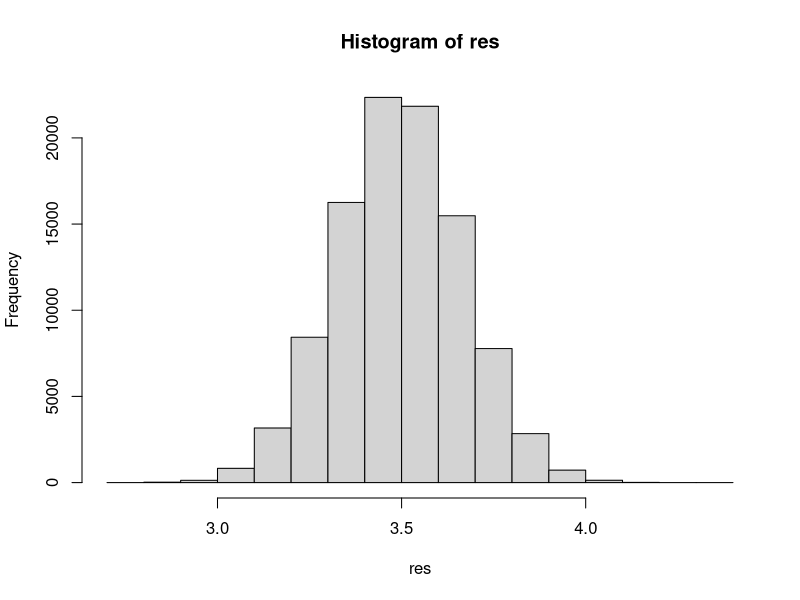
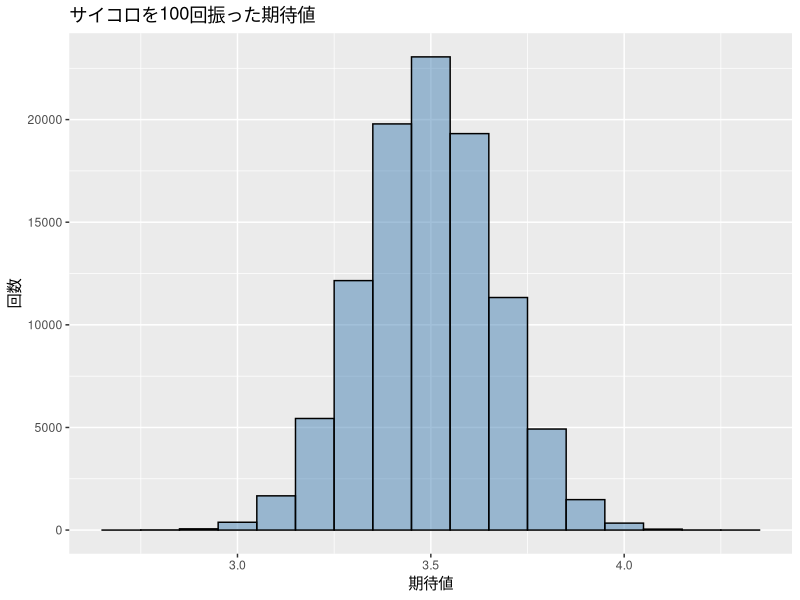

Source code (R) for these figures, in order:
# ここでも命令をくり返し実行してくれるreplicate関数を利用
res <- replicate(100000, mean(sample(1:6, 100, replace = TRUE)))

# シンプルなヒストグラム
hist(res)

# もう少し凝ったグラフを生成
library(ggplot2)

# サイコロ投げの結果データをグラフ作成用に少し手直し
saikoro <- data.frame(サイコロ = res)

# 実際に書いてみる
ggplot(saikoro, aes(x = サイコロ)) + geom_histogram(binwidth = .1, fill = "steelblue", colour = "black", alpha = 0.5) + xlab("期待値") + ylab("回数") + ggtitle("サイコロを100回振った期待値")